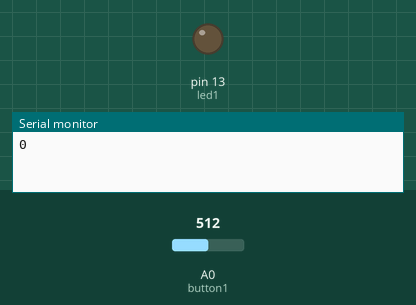
This sketch was run on a simulated Arduino Mega 2560, built with avr-gcc and run on an emulated ATmega2560. Parts: output pins drawn as LEDs (lit = HIGH), the last lines printed to the serial monitor. The inputs (shaded band) are chosen by the test bench; at power-on: A0 (button1) = 512.

Above: at 0.06 s.
At 1.2 s:
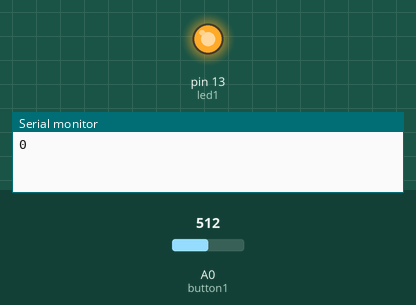
1.3 s: A0 (button1) set to 306
At 1.8 s:
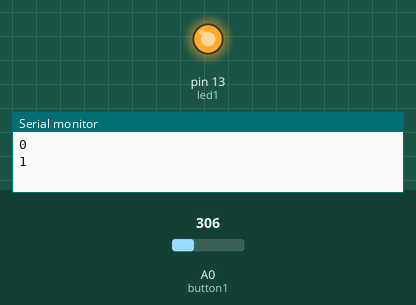
Timing chart, 0 to 4.3 s (numbered marks = the images above; inputs shaded):
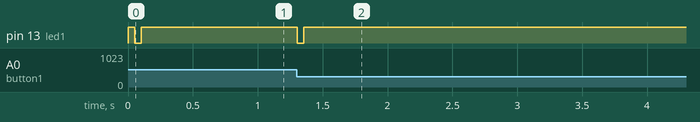

The sketch:

ButtonUSB.ino
```cpp
/*
 * blinking onboard LED means:
 *   fast  - connecting to wireless network
 *   slow  - connecting to mqtt broker
 *   flash - sending bytes via mqtt
 *   on    - critical power supply
 *
 * mqtt channels in use:
 *   buttons - message with state imediatly after a change
 *   node    - status messages
*/

const int button1 = 0; // arduino mega pin: A0
const int led1 = 13; // built in LED

int button1_state = 0;
int button1_state_last = 0;

void setup() {
  pinMode(led1, OUTPUT);
  pinMode(button1, INPUT);
  digitalWrite(led1, 1);
  Serial.begin(115200);
}


void loop() {
  delay(50);
  digitalWrite(led1, 1);
  button1_state = analogRead(button1);

  if ((button1_state - button1_state_last) <= -100) {
    Serial.println(1);
    Serial.flush();
    //Serial.println(button1_state);
    digitalWrite(led1, 0);
  }
  if ((button1_state - button1_state_last) >= 100) {
    Serial.println(0);
    Serial.flush();
    //Serial.println(button1_state);
    digitalWrite(led1, 0);
  }
  button1_state_last = button1_state;
}
```

Measured:
- after the input at 1.3 s, pin 13 (led1): HIGH → LOW at once, → HIGH 0.05 s later
